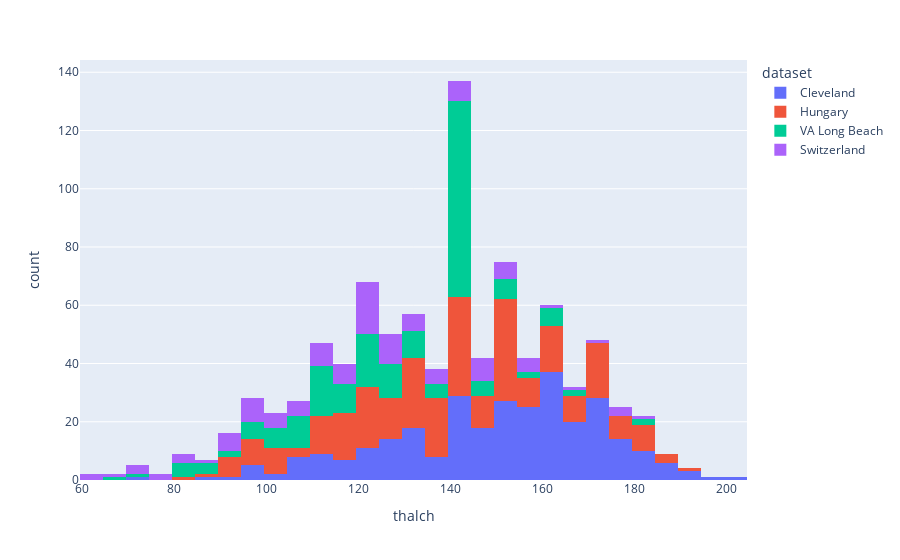

This figure's notebook cell:
### Code cell
# Let's plot thalch based on gender
fig = px.histogram(df, x = 'thalch', color = 'dataset')
fig.show()

### Figure 1 — Plotly figure (JSON) as saved in the notebook; plotly's stock layout.template omitted (floating-point values rounded to 4 significant figures; data arrays with more than 128 entries replaced by an {"elided": "..."} marker saying what was removed)
{"data": [{"alignmentgroup": "True", "bingroup": "x", "hovertemplate": "dataset=Cleveland<br>thalch=%{x}<br>count=%{y}<extra></extra>", "legendgroup": "Cleveland", "marker": {"color": "#636efa", "pattern": {"shape": ""}}, "name": "Cleveland", "offsetgroup": "Cleveland", "orientation": "v", "showlegend": true, "type": "histogram", "x": {"elided": "304 int values"}, "xaxis": "x", "yaxis": "y"}, {"alignmentgroup": "True", "bingroup": "x", "hovertemplate": "dataset=Hungary<br>thalch=%{x}<br>count=%{y}<extra></extra>", "legendgroup": "Hungary", "marker": {"color": "#EF553B", "pattern": {"shape": ""}}, "name": "Hungary", "offsetgroup": "Hungary", "orientation": "v", "showlegend": true, "type": "histogram", "x": {"elided": "293 int values"}, "xaxis": "x", "yaxis": "y"}, {"alignmentgroup": "True", "bingroup": "x", "hovertemplate": "dataset=VA Long Beach<br>thalch=%{x}<br>count=%{y}<extra></extra>", "legendgroup": "VA Long Beach", "marker": {"color": "#00cc96", "pattern": {"shape": ""}}, "name": "VA Long Beach", "offsetgroup": "VA Long Beach", "orientation": "v", "showlegend": true, "type": "histogram", "x": {"elided": "199 int values"}, "xaxis": "x", "yaxis": "y"}, {"alignmentgroup": "True", "bingroup": "x", "hovertemplate": "dataset=Switzerland<br>thalch=%{x}<br>count=%{y}<extra></extra>", "legendgroup": "Switzerland", "marker": {"color": "#ab63fa", "pattern": {"shape": ""}}, "name": "Switzerland", "offsetgroup": "Switzerland", "orientation": "v", "showlegend": true, "type": "histogram", "x": [127, 154, 130, 125, 166, 156, 179, 128, 150, 120, 144, 176, 128, 99, 122, 145, 140, 138, 133, 113, 120, 118, 149, 124, 128, 110, 120, 156, 139, 127, 92, 104, 170, 163, 60, 126, 120, 128, 122, 82, 95, 120, 115, 122, 120, 120, 135, 141, 155, 110, 150, 150, 155, 92, 83, 97, 98, 99, 82, 100, 148, 103, 121, 148, 131, 120, 100, 98, 182, 138, 100, 105, 175, 94, 115, 119, 115, 143, 110, 130, 63, 99, 149, 70, 110, 113, 105, 115, 77, 105, 117, 145, 143, 123, 134, 72, 128, 72, 78, 109, 149, 86, 154, 98, 140, 145, 114, 93, 67, 154, 122, 90, 108, 125, 120, 136, 130, 140, 92, 157, 114, 121, 123], "xaxis": "x", "yaxis": "y"}], "layout": {"barmode": "relative", "legend": {"title": {"text": "dataset"}, "tracegroupgap": 0}, "margin": {"t": 60}, "xaxis": {"anchor": "y", "domain": [0, 1], "title": {"text": "thalch"}}, "yaxis": {"anchor": "x", "domain": [0, 1], "title": {"text": "count"}}}}
